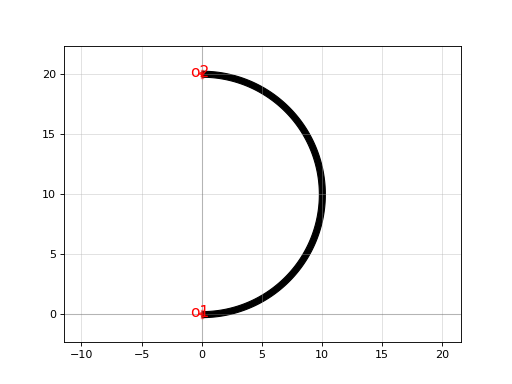

Here is the Python script that generated this plot:
import gdsfactory as gf

c = gf.components.bend_circular180(angle=180, npoints=720, with_bbox=True)
c.plot()
